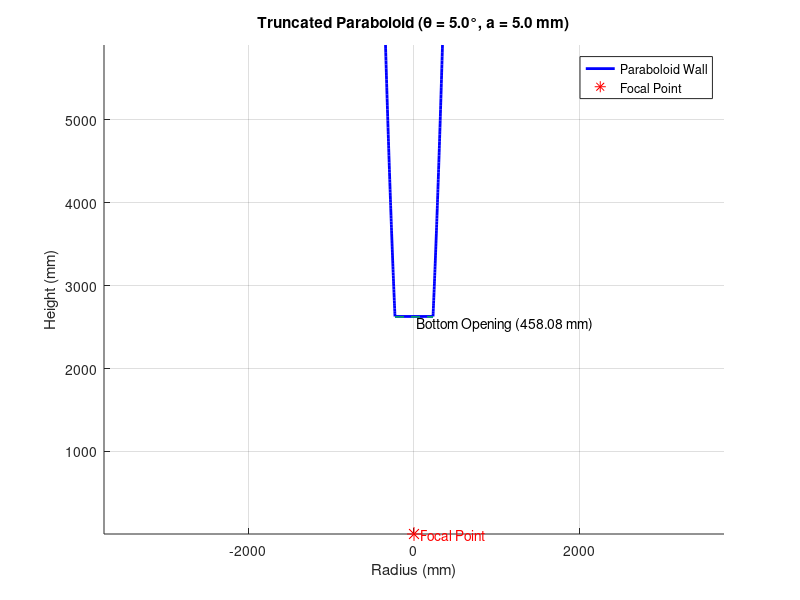

Write the MATLAB code that produced this figure.
% MATLAB SCRIPT TO ANALYZE A TRUNCATED PARABOLOID CONCENTRATOR
% This script is based on the relationship derived by the user:
% |x| = 2a / tan(theta/2)

% Clear workspace and command window
clear;
clc;
close all;

% =========================================================================
%% Step 1: User Input for Angle
% =========================================================================
fprintf('--- Truncated Paraboloid Design ---\n');
theta = input('Enter your desired acceptance angle (theta) in degrees: ');

if isempty(theta) || ~isnumeric(theta) || theta <= 0 || theta >= 180
    error('Invalid input. Please enter a number between 0 and 180.');
end

% =========================================================================
%% Step 2: Calculate and Display the Relationship
% =========================================================================
% Calculate the ratio of the bottom radius 'x' to the focal length 'a'
theta_rad_half = deg2rad(theta / 2);
x_over_a = 2 / tan(theta_rad_half);

% Calculate the ratio of the rim height 'y_rim' to the focal length 'a'
y_rim_over_a = 1 / (tan(theta_rad_half)^2);

fprintf('\n--- Geometric Relationship ---\n');
fprintf('For an acceptance angle of %.1f degrees:\n', theta);
fprintf('The bottom opening radius (x) must be %.2f times the focal length (a).\n', x_over_a);
fprintf('The height of the bottom rim (y_rim) will be %.2f times the focal length (a).\n', y_rim_over_a);

% =========================================================================
%% Step 3: User Input for Focal Length and Final Calculations
% =========================================================================
fprintf('\n--- Finalize Dimensions ---\n');
a = input('Enter a value for the focal length (a) in mm: ');

if isempty(a) || ~isnumeric(a) || a <= 0
    error('Invalid input. Please enter a positive number for the focal length.');
end

% Calculate the final dimensions
x_rim = a * x_over_a;
y_rim = a * y_rim_over_a;
d_rim = 2 * x_rim;

fprintf('\n--- Your Final Paraboloid Dimensions ---\n');
fprintf('Focal Length (a):      %.2f mm\n', a);
fprintf('Bottom Opening Radius (x): %.2f mm\n', x_rim);
fprintf('Bottom Opening Diameter: %.2f mm\n', d_rim);
fprintf('Height of Bottom Rim:    %.2f mm\n', y_rim);

% =========================================================================
%% Step 4: Visualization
% =========================================================================
% To show the shape, we define an arbitrary upper rim for the dish
x_upper = x_rim * 1.5; % Make the top 1.5x wider than the bottom opening
y_upper = x_upper^2 / (4*a);

% Generate points for the full parabolic curve
x_coords = linspace(-x_upper, x_upper, 500);
y_coords = x_coords.^2 / (4*a);

% Filter points to show only the truncated part (above the bottom rim)
indices_to_keep = y_coords >= y_rim;
x_plot = x_coords(indices_to_keep);
y_plot = y_coords(indices_to_keep);

% Create the plot
figure;
hold on;
plot(x_plot, y_plot, 'b', 'LineWidth', 2); % Plot the dish walls
plot(0, a, 'r*', 'MarkerSize', 10); % Mark the focal point

% Add annotations
line([-x_rim, x_rim], [y_rim, y_rim], 'Color', 'g', 'LineStyle', '--');
text(0, y_rim, sprintf(' Bottom Opening (%.2f mm)', d_rim), 'VerticalAlignment', 'top');
text(0, a, '  Focal Point', 'Color', 'r');

% Formatting
hold off;
grid on;
axis equal;
title(sprintf('Truncated Paraboloid (\\theta = %.1f°, a = %.1f mm)', theta, a));
xlabel('Radius (mm)');
ylabel('Height (mm)');
legend('Paraboloid Wall', 'Focal Point');